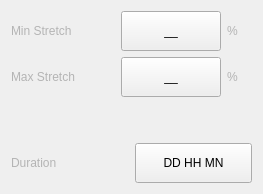
           <widget class="QWidget" name="page_1">
            <layout class="QGridLayout" name="gridLayout_4">
             <item row="4" column="0">
              <widget class="QFrame" name="frame_7">
               <property name="frameShape">
                <enum>QFrame::NoFrame</enum>
               </property>
               <property name="frameShadow">
                <enum>QFrame::Raised</enum>
               </property>
               <layout class="QHBoxLayout" name="horizontalLayout_5">
                <property name="spacing">
                 <number>6</number>
                </property>
                <property name="leftMargin">
                 <number>0</number>
                </property>
                <property name="topMargin">
                 <number>0</number>
                </property>
                <property name="rightMargin">
                 <number>0</number>
                </property>
                <property name="bottomMargin">
                 <number>0</number>
                </property>
                <item>
                 <widget class="QLabel" name="label_5">
                  <property name="styleSheet">
                   <string notr="true">color : rgb(180, 180, 180);</string>
                  </property>
                  <property name="text">
                   <string>Duration</string>
                  </property>
                 </widget>
                </item>
                <item>
                 <widget class="QPushButton" name="pushButton_15">
                  <property name="sizePolicy">
                   <sizepolicy hsizetype="Minimum" vsizetype="Fixed">
                    <horstretch>0</horstretch>
                    <verstretch>0</verstretch>
                   </sizepolicy>
                  </property>
                  <property name="minimumSize">
                   <size>
                    <width>0</width>
                    <height>40</height>
                   </size>
                  </property>
                  <property name="maximumSize">
                   <size>
                    <width>999</width>
                    <height>40</height>
                   </size>
                  </property>
                  <property name="styleSheet">
                   <string notr="true"/>
                  </property>
                  <property name="text">
                   <string>DD HH MN</string>
                  </property>
                  <property name="icon">
                   <iconset>
                    <normaloff>:/icons/index.png</normaloff>:/icons/index.png</iconset>
                  </property>
                  <property name="autoDefault">
                   <bool>false</bool>
                  </property>
                  <property name="default">
                   <bool>false</bool>
                  </property>
                  <property name="flat">
                   <bool>false</bool>
                  </property>
                 </widget>
                </item>
               </layout>
              </widget>
             </item>
             <item row="2" column="0">
              <widget class="QFrame" name="frame_6">
               <property name="frameShape">
                <enum>QFrame::NoFrame</enum>
               </property>
               <property name="frameShadow">
                <enum>QFrame::Raised</enum>
               </property>
               <layout class="QHBoxLayout" name="horizontalLayout_4">
                <property name="spacing">
                 <number>6</number>
                </property>
                <property name="leftMargin">
                 <number>0</number>
                </property>
                <property name="topMargin">
                 <number>0</number>
                </property>
                <property name="rightMargin">
                 <number>0</number>
                </property>
                <property name="bottomMargin">
                 <number>0</number>
                </property>
                <item>
                 <widget class="QLabel" name="label_4">
                  <property name="styleSheet">
                   <string notr="true">color : rgb(180, 180, 180);</string>
                  </property>
                  <property name="text">
                   <string/>
                  </property>
                 </widget>
                </item>
               </layout>
              </widget>
             </item>
             <item row="0" column="0">
              <widget class="QFrame" name="frame_4">
               <property name="frameShape">
                <enum>QFrame::NoFrame</enum>
               </property>
               <property name="frameShadow">
                <enum>QFrame::Raised</enum>
               </property>
               <layout class="QHBoxLayout" name="horizontalLayout_2">
                <property name="spacing">
                 <number>6</number>
                </property>
                <property name="leftMargin">
                 <number>0</number>
                </property>
                <property name="topMargin">
                 <number>0</number>
                </property>
                <property name="rightMargin">
                 <number>0</number>
                </property>
                <property name="bottomMargin">
                 <number>0</number>
                </property>
                <item>
                 <widget class="QLabel" name="label_2">
                  <property name="styleSheet">
                   <string notr="true">color : rgb(180, 180, 180);</string>
                  </property>
                  <property name="text">
                   <string>Min Stretch</string>
                  </property>
                 </widget>
                </item>
                <item>
                 <spacer name="horizontalSpacer_17">
                  <property name="orientation">
                   <enum>Qt::Horizontal</enum>
                  </property>
                  <property name="sizeHint" stdset="0">
                   <size>
                    <width>40</width>
                    <height>20</height>
                   </size>
                  </property>
                 </spacer>
                </item>
                <item>
                 <widget class="QPushButton" name="pushButton_11">
                  <property name="sizePolicy">
                   <sizepolicy hsizetype="Expanding" vsizetype="Fixed">
                    <horstretch>0</horstretch>
                    <verstretch>0</verstretch>
                   </sizepolicy>
                  </property>
                  <property name="minimumSize">
                   <size>
                    <width>100</width>
                    <height>40</height>
                   </size>
                  </property>
                  <property name="maximumSize">
                   <size>
                    <width>100</width>
                    <height>40</height>
                   </size>
                  </property>
                  <property name="layoutDirection">
                   <enum>Qt::LeftToRight</enum>
                  </property>
                  <property name="styleSheet">
                   <string notr="true"/>
                  </property>
                  <property name="text">
                   <string>__</string>
                  </property>
                  <property name="icon">
                   <iconset>
                    <normaloff>:/icons/index.png</normaloff>:/icons/index.png</iconset>
                  </property>
                  <property name="autoDefault">
                   <bool>false</bool>
                  </property>
                  <property name="default">
                   <bool>false</bool>
                  </property>
                  <property name="flat">
                   <bool>false</bool>
                  </property>
                 </widget>
                </item>
                <item>
                 <widget class="QLabel" name="label_34">
                  <property name="minimumSize">
                   <size>
                    <width>25</width>
                    <height>0</height>
                   </size>
                  </property>
                  <property name="styleSheet">
                   <string notr="true">color : rgb(180, 180, 180);</string>
                  </property>
                  <property name="text">
                   <string>%</string>
                  </property>
                 </widget>
                </item>
               </layout>
              </widget>
             </item>
             <item row="3" column="0">
              <widget class="QFrame" name="frame_8">
               <property name="frameShape">
                <enum>QFrame::NoFrame</enum>
               </property>
               <property name="frameShadow">
                <enum>QFrame::Raised</enum>
               </property>
               <layout class="QHBoxLayout" name="horizontalLayout_6">
                <property name="spacing">
                 <number>6</number>
                </property>
                <property name="leftMargin">
                 <number>0</number>
                </property>
                <property name="topMargin">
                 <number>0</number>
                </property>
                <property name="rightMargin">
                 <number>0</number>
                </property>
                <property name="bottomMargin">
                 <number>0</number>
                </property>
                <item>
                 <widget class="QLabel" name="label_6">
                  <property name="styleSheet">
                   <string notr="true">color : rgb(180, 180, 180);</string>
                  </property>
                  <property name="text">
                   <string/>
                  </property>
                 </widget>
                </item>
               </layout>
              </widget>
             </item>
             <item row="1" column="0">
              <widget class="QFrame" name="frame_5">
               <property name="frameShape">
                <enum>QFrame::NoFrame</enum>
               </property>
               <property name="frameShadow">
                <enum>QFrame::Raised</enum>
               </property>
               <layout class="QHBoxLayout" name="horizontalLayout_3">
                <property name="spacing">
                 <number>6</number>
                </property>
                <property name="leftMargin">
                 <number>0</number>
                </property>
                <property name="topMargin">
                 <number>0</number>
                </property>
                <property name="rightMargin">
                 <number>0</number>
                </property>
                <property name="bottomMargin">
                 <number>0</number>
                </property>
                <item>
                 <widget class="QLabel" name="label_3">
                  <property name="styleSheet">
                   <string notr="true">color : rgb(180, 180, 180);</string>
                  </property>
                  <property name="text">
                   <string>Max Stretch</string>
                  </property>
                 </widget>
                </item>
                <item>
                 <spacer name="horizontalSpacer_33">
                  <property name="orientation">
                   <enum>Qt::Horizontal</enum>
                  </property>
                  <property name="sizeHint" stdset="0">
                   <size>
                    <width>40</width>
                    <height>20</height>
                   </size>
                  </property>
                 </spacer>
                </item>
                <item>
                 <widget class="QPushButton" name="pushButton_12">
                  <property name="sizePolicy">
                   <sizepolicy hsizetype="Expanding" vsizetype="Fixed">
                    <horstretch>0</horstretch>
                    <verstretch>0</verstretch>
                   </sizepolicy>
                  </property>
                  <property name="minimumSize">
                   <size>
                    <width>100</width>
                    <height>40</height>
                   </size>
                  </property>
                  <property name="maximumSize">
                   <size>
                    <width>100</width>
                    <height>40</height>
                   </size>
                  </property>
                  <property name="styleSheet">
                   <string notr="true"/>
                  </property>
                  <property name="text">
                   <string>__</string>
                  </property>
                  <property name="icon">
                   <iconset>
                    <normaloff>:/icons/index.png</normaloff>:/icons/index.png</iconset>
                  </property>
                  <property name="autoDefault">
                   <bool>false</bool>
                  </property>
                  <property name="default">
                   <bool>false</bool>
                  </property>
                  <property name="flat">
                   <bool>false</bool>
                  </property>
                 </widget>
                </item>
                <item>
                 <widget class="QLabel" name="label_35">
                  <property name="minimumSize">
                   <size>
                    <width>25</width>
                    <height>0</height>
                   </size>
                  </property>
                  <property name="styleSheet">
                   <string notr="true">color : rgb(180, 180, 180);</string>
                  </property>
                  <property name="text">
                   <string>%</string>
                  </property>
                 </widget>
                </item>
               </layout>
              </widget>
             </item>
            </layout>
           </widget>
